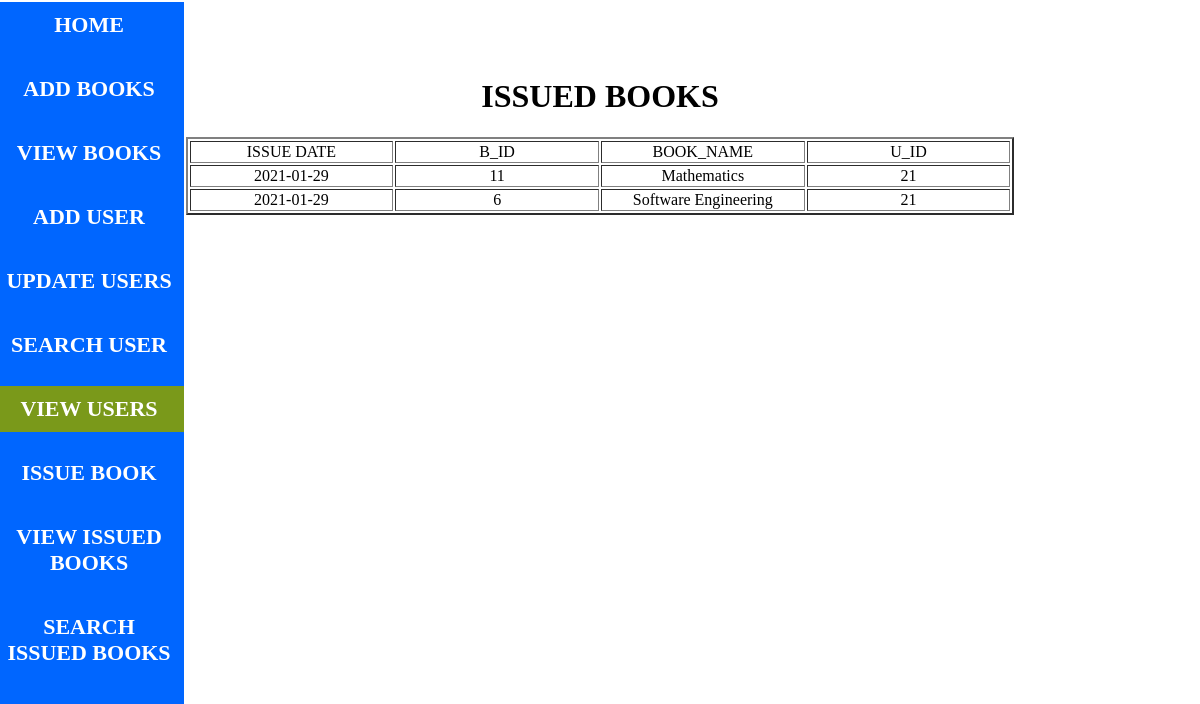
/viewuser.php?U_ID=21, run on the app's committed database.
### tables this page shows
CREATE TABLE IF NOT EXISTS `issuebooks1` (
  `B_ID` int(11) NOT NULL,
  `BOOK_NAME` text NOT NULL,
  `U_ID` int(11) NOT NULL,
  `ISSUE_DATE` date NOT NULL,
  `RETURNED_DATE` date NOT NULL,
  `TIME` int(11) NOT NULL
);

CREATE TABLE IF NOT EXISTS `users` (
  `U_ID` int(11) NOT NULL AUTO_INCREMENT,
  `USERNAME` text NOT NULL,
  `ROLLNO` varchar(100) NOT NULL,
  `CLASS` int(11) NOT NULL,
  `PASSWORD` varchar(100) NOT NULL,
  `COUNT` int(2) NOT NULL DEFAULT '2',
  PRIMARY KEY (`U_ID`)
);

### viewuser.php (the view, shortened to what this page needs)
<html>
<head>
</head>
<body>
<div class="menu">
  <div class="menu1">
  <ul>
  <li><a href="aa.php">HOME</a></li><br/>
<li><a href="addbook.php">ADD BOOKS</a></li><br/>
<li><a href="addbookview.php">VIEW BOOKS</a></li><br/>
<li><a href="adduser.php">ADD USER</a></li><br/>
<li><a href="userview.php"  >UPDATE USERS</a></li><br/>
<li><a href="searchuser.php">SEARCH USER</a></li><br/>
<li><a href="adduserview.php" style="background-color:#7A991A;">VIEW USERS</a></li><br/>
<li><a href="issuebook.php">ISSUE BOOK</a></li><br/>
<li><a href="issuebookview11.php">VIEW ISSUED BOOKS</a></li><br/>
<li><a href="search.php">SEARCH ISSUED BOOKS</a></li><br/>
</ul>
</div>
</div>
<div class="issuebooks">
<center><h1><strong>ISSUED BOOKS</strong></h1></center>
<table   border="2" align="center" class="ab">
<tr><td >ISSUE DATE</td><td >B_ID</td><td>BOOK_NAME</td><td >U_ID</td></tr>
<?php
  if(isset($_GET['U_ID']))
  {
  $U_ID=$_GET['U_ID'];
  }
  $select=mysql_query("SELECT *
FROM `issuebooks1` , `users`
WHERE issuebooks1.U_ID =$U_ID AND users.U_ID=$U_ID");
  while($userrow=mysql_fetch_array($select))
  {
  $B_ID=$userrow['B_ID'];
  $BOOK_NAME=$userrow['BOOK_NAME'];
  $U_ID=$userrow['U_ID'];
  $ISSUE_DATE=$userrow['ISSUE_DATE'];
?>
<tr>
<td><span><?php echo $ISSUE_DATE; ?></span></td>
<td><span><?php echo $B_ID; ?></span></td>
<td ><span><?php echo $BOOK_NAME; ?></span></td>
<td ><span><?php echo $U_ID; ?></span></td>
</tr>
<?php } ?></table>
</div>
</body>
</html>

### viewuser.php (style rules this page uses)
.menu { background-color:#0066FF; width:190px; height:755px; margin-left:-14px; margin-top:-28px; }
.menu1 { margin-top:30px; }
a:link,a:visited { display:block; font-size:22px; font-weight:bold; color:#FFFFFF; background-color:#0066FF; width:170px; text-align:center; padding:10px; text-decoration:none; text-transform:uppercase; }
ul { list-style-type:none; margin:0; padding:0; }
.issuebooks { margin-top:-700px; }
.ab { table-layout:fixed; width: 65%; text-align:center; }
.ab { table-layout:fixed; width:70%; text-align:center; }

### data on the page
issuebooks1: ISSUE_DATE "2021-01-29", B_ID "11", BOOK_NAME "Mathematics", U_ID.U_ID "21"
issuebooks1: ISSUE_DATE "2021-01-29", B_ID "6", BOOK_NAME "Software Engineering", U_ID.U_ID "21"
